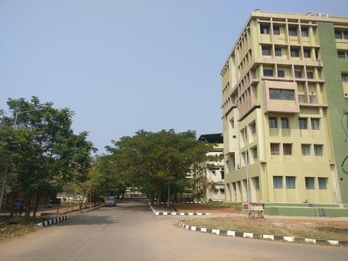
#> input picture Input_Images/build_left.jpg, 348 x 261 px
$ python image_stitching.py   (older library calls are emulated)
#> lines starting #> are read from the running program, lines starting #| are printed output that depends on the picture; after the words box and inside, x2 and y2 are one past the last pixel; in counts of white or black regions, pixels touching at a corner belong together
### Code/harris.py
    #!/usr/bin/env python3
# -*- coding: utf-8 -*-
"""
Created on Sat Jan 13 17:55:58 2018

@author: vignesh
"""

import cv2
import numpy as np

# 0 Mean 2D Gaussian
def gauss_2D(i, j, sigma):
    return np.exp(-(i * i + j * j) / (2 * sigma * sigma)) / (2 * np.pi * sigma * sigma)


# 2D Gaussian kernel
def gaussian_kernel_2D(sigma, kernel_size):
    pad = int(kernel_size / 2)
    weights = [ [gauss_2D(i, j, sigma) for j in range(-pad, pad + 1)] for i in range(-pad, pad + 1) ]
    weights = np.array(weights)
    weights /= np.sum(weights)
    return weights


def sobel_filtering(I, kernel_size):
    sobel_x = cv2.Sobel(I, cv2.CV_64F, 1, 0, ksize = kernel_size)
    # disp(np.abs(sobel_x))
    sobel_y = cv2.Sobel(I, cv2.CV_64F, 0, 1, ksize = kernel_size)
    # disp(np.abs(sobel_y))
    return sobel_x, sobel_y


def harris_corner_detector(I, nhood, k, kernel_size, gauss = False):
    # Make BGR to GRAY
    gray = cv2.cvtColor(I, cv2.COLOR_BGR2GRAY)
    # Apply Gaussian blur
    blur_I = cv2.GaussianBlur(gray, (kernel_size, kernel_size), 0)
    # Get dimensions
    rows = I.shape[0]
    cols = I.shape[1]
    # Apply Sobel filter in x and y directions
    sobel_x, sobel_y = sobel_filtering(blur_I, 3)
    IxIx = sobel_x * sobel_x
    IyIy = sobel_y * sobel_y
    IxIy = sobel_x * sobel_y
    if gauss:
        weights = gaussian_kernel_2D(1, nhood)
    else:
        weights = np.ones((nhood, nhood)) / (nhood * nhood)
    pad = int(nhood / 2)
    corners = []
    for i in range(pad, rows - pad):
        for j in range(pad, cols - pad):
            xx = weights * IxIx[i - pad : i + pad + 1, j - pad : j + pad + 1]
            yy = weights * IyIy[i - pad : i + pad + 1, j - pad : j + pad + 1]
            xy = weights * IxIy[i - pad : i + pad + 1, j - pad : j + pad + 1]
            M_00 = xx.sum()
            M_01 = xy.sum()
            M_10 = xy.sum()
            M_11 = yy.sum()
            M = np.array([[M_00, M_01],[M_10, M_11]])
            det = np.linalg.det(M)
            trace = np.matrix.trace(M)
            R = det - k * (trace ** 2)
            corners.append([i, j, R])
    return np.array(corners)


def plot_corners_on_image(I, corners, circle = False):
    corner_I = I.copy()
    for point in corners:
        i = int(point[0])
        j = int(point[1])
        if circle:
            cv2.circle(corner_I, (j, i), 2, (0, 0, 255), -1)
        else:
            corner_I[i][j] = (0, 0, 255)
    return corner_I

### Code/image_stitching.py
#!/usr/bin/env python3
# -*- coding: utf-8 -*-
"""
Created on Fri Jan 26 23:21:04 2018

@author: vignesh
"""

from harris import harris_corner_detector
from harris import plot_corners_on_image
from harris import np
from harris import cv2


def disp(I):
    I = np.uint8(I)
    cv2.imshow('image', I)
    cv2.waitKey(0)


# Stitching original image with warped image
def stitch(org, warp):
    stitched = np.zeros(org.shape, dtype = np.uint8)
    for i in range(org.shape[0]):
        for j in range(org.shape[1]):
            if not np.array_equal(warp[i, j], [0, 0, 0]):
                stitched[i, j, :] = warp[i, j, :]
            else:
                stitched[i, j, :] = org[i, j, :]
    return stitched


# Compute feature points
def compute_features(img_src, img_dst):

    # Features of source
    src_corners = harris_corner_detector(img_src, 3, 0.04, 5, True)
    src_corners = src_corners[np.where(src_corners[:, 2] > 0.03 * np.max(src_corners[:, 2]))]
    src_corner_img = plot_corners_on_image(img_src, src_corners, False)
    disp(src_corner_img)

    # Features of destination
    dst_corners = harris_corner_detector(img_dst, 3, 0.04, 5, True)
    dst_corners = dst_corners[np.where(dst_corners[:, 2] > 0.01 * np.max(dst_corners[:, 2]))]
    dst_corner_img = plot_corners_on_image(img_dst, dst_corners, False)
    disp(dst_corner_img)

    # Choose feature points in (row, col) format
    src_corners = np.array([[22, 259], [22, 272], [22, 287], [23, 300], [24, 311], [43, 261], [44, 273], [45, 289], [46, 302], [47, 314], [64, 262], [64, 276], [65, 293], [65, 305], [67, 316], [88, 269], [89, 294], [98, 270], [99, 294], [142, 270], [143, 301], [175, 273], [177, 305], [106, 327], [82, 324], [246, 347]])
    dst_corners = np.array([[151, 823], [159, 837], [167, 853], [175, 865], [180, 874], [175, 819], [181, 834], [189, 850], [195, 863], [201, 872], [198, 815], [203, 832], [211, 850], [216, 861], [221, 871], [225, 818], [235, 846], [238, 818], [246, 845], [285, 807], [291, 842], [322, 802], [324, 838], [259, 874], [236, 875], [388, 865]])

    # Plot them
    src_corner_img = plot_corners_on_image(img_src, src_corners, True)
    disp(src_corner_img)
    #cv2.imwrite('../Output_Images/build_left_harris_26_corners.jpg', src_corner_img)
    dst_corner_img = plot_corners_on_image(img_dst, dst_corners, True)
    disp(dst_corner_img)
    #cv2.imwrite('../Output_Images/build_right_harris_26_corners.jpg', dst_corner_img)
    return src_corners, dst_corners


# Pad destination image
def padded_image(img_dst):
    temp = np.zeros((570, 1160, 3), dtype = np.uint8)
    temp[150 : 411, 800 : 1148, :] = img_dst
    return temp


# Find Homography matrix
def homography(src_corners, dst_corners):
    num_corners = src_corners.shape[0];
    A = np.zeros((2 * num_corners, 9))
    for i in range(num_corners):
        src_r = src_corners[i, 0]
        src_c = src_corners[i, 1]
        dst_r = dst_corners[i, 0]
        dst_c = dst_corners[i, 1]
        A[2 * i] = (0, 0, 0, -src_r, -src_c, -1, dst_c * src_r, dst_c * src_c, dst_c)
        A[2 * i + 1] = (src_r, src_c, 1, 0, 0, 0, -dst_r * src_r, -dst_r * src_c, -dst_r)
    U, L, V_t = np.linalg.svd(A)
    return V_t[8].reshape((3, 3)) / V_t[8][8]


# Perspective transformation
def perspective_transform(img_src, H, dst_shape):
    warp = np.zeros(dst_shape)
    for i in range(img_src.shape[0]):
        for j in range(img_src.shape[1]):
            i_transform, j_transform, z_transform = np.dot(H, [i, j, 1])
            # Convert to 2D
            i_transform = int(i_transform / z_transform)
            j_transform = int(j_transform / z_transform)
            if i_transform >= 0 and i_transform < dst_shape[0] and j_transform >= 0 and j_transform < dst_shape[1]:
                warp[i_transform, j_transform] = img_src[i, j]
    return warp


# Warp source image
# if opencv is True, opencv libraries are used for the warp, else the user-defined functions are used
def warp_source(src_corners, dst_corners, dst_shape, opencv = False):
    if opencv:
        # Convert to (x, y) format for opencv
        num_corners = src_corners.shape[0]
        src_corners_opencv = src_corners.copy()
        dst_corners_opencv = dst_corners.copy()
        for i in range(num_corners):
            src_corners_opencv[i, 0], src_corners_opencv[i, 1] = src_corners_opencv[i, 1], src_corners_opencv[i, 0]
            dst_corners_opencv[i, 0], dst_corners_opencv[i, 1] = dst_corners_opencv[i, 1], dst_corners_opencv[i, 0]
        H, status = cv2.findHomography(src_corners_opencv, dst_corners_opencv)
        warp = cv2.warpPerspective(img_src, H, (dst_shape[1], dst_shape[0]))
    else:
        H = homography(src_corners, dst_corners)
        warp = perspective_transform(img_src, H, dst_shape)
        # Closing
        #warp = cv2.morphologyEx(warp, cv2.MORPH_CLOSE, np.ones((3, 3)))
        #cv2.imwrite('../Output_Images/warp_without_opencv_closed.jpg', warp)
    warp_with_corners = plot_corners_on_image(warp, dst_corners, True)
    disp(warp_with_corners)
    #cv2.imwrite('../Output_Images/warp_corners_with_opencv.jpg', warp_with_corners)
    return warp


img_src = cv2.imread('../Input_Images/build_left.jpg')
#> img_src is the input picture: shape (261, 348, 3); mean B, G, R 138.7, 146.8, 145
img_dst = cv2.imread('../Input_Images/build_right.jpg')
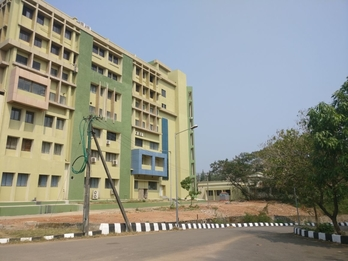
#> input picture Input_Images/build_right.jpg, 348 x 261 px
#> img_dst is the input picture: shape (261, 348, 3); mean B, G, R 134.6, 145.2, 144.2
img_dst_pad = padded_image(img_dst)
src_corners, dst_corners = compute_features(img_src, img_dst_pad)
#> in harris_corner_detector, `IxIy = sobel_x * sobel_y`:
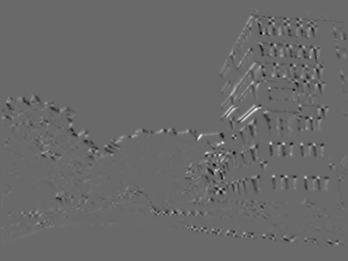
#> IxIy: shape (261, 348) float64; min -49725, max 70104, mean -46.3; drawn with min black and max white
#> after the loop in harris_corner_detector, `for i in range(pad, rows - pad):`: corners = 89614 items
#> in compute_features, `src_corners = src_corners[np.where(src_corners[:, 2] > 0.03 * np.max(s..`: src_corners = 2495 rows, first 8: [15, 251, 37993560.4], [16, 251, 80861388.2], [17, 251, 63116502.5], [17, 252, 75827985.6], [17, 256, 78926794.1], [17, 257, 47396585.4], [17, 269, 117436552.3], [17, 270, 81122483.1]
#> the loop in plot_corners_on_image, `for point in corners:` made 2495 passes
#> (point, i, j) on passes 1 to 3: ([15, 251, 37993560.4], 15, 251), ([16, 251, 80861388.2], 16, 251), ([17, 251, 63116502.5], 17, 251)
#> after the loop in plot_corners_on_image, `for point in corners:`: corner_I: shape (261, 348, 3); 2.75% of pixels changed, all inside (x1, y1, x2, y2) = (6, 15, 344, 244)
#> call 2 of harris_corner_detector, with nhood = 3, k = 0.04, kernel_size = 5, gauss = True
#> in harris_corner_detector (call 2), `IxIx = sobel_x * sobel_x`:
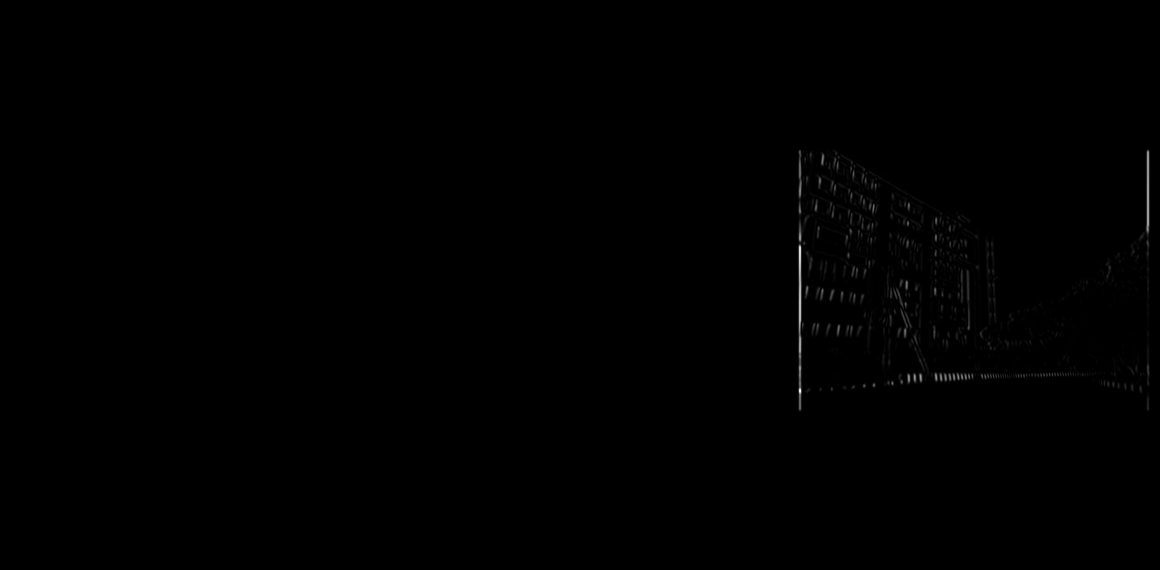
#> IxIx: shape (570, 1160) float64; min 0, max 314721, mean 699.9; drawn with min black and max white
#> after the loop in harris_corner_detector (call 2), `for i in range(pad, rows - pad):`: corners = 657744 items
#> the loop in plot_corners_on_image (call 2), `for point in corners:` made 4944 passes
#> (point, i, j) on passes 1 to 3: ([149, 799, 20254863.8], 149, 799), ([149, 800, 111999598.9], 149, 800), ([149, 801, 89774393.3], 149, 801)
#> after the loop in plot_corners_on_image (call 2), `for point in corners:`: corner_I: shape (570, 1160, 3); mean B, G, R 17.8, 19, 20.8
#> after the loop in plot_corners_on_image (call 3), `for point in corners:`: corner_I: shape (261, 348, 3); 0.37% of pixels changed, all inside (x1, y1, x2, y2) = (257, 20, 348, 249)
#> call 4 of plot_corners_on_image, with corners = array of shape (26, 2), circle = True
#> after the loop in plot_corners_on_image (call 4), `for point in corners:`:
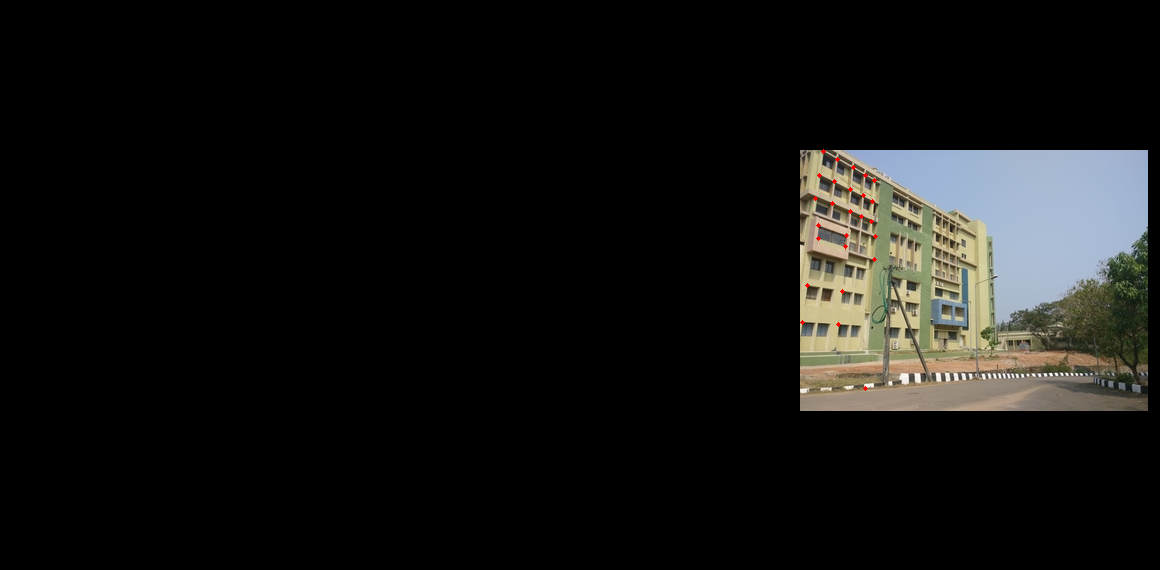
#> corner_I: shape (570, 1160, 3); mean B, G, R 18.4, 19.9, 19.9
#> src_corners = 26 pairs, first value 22 to 246, second value 259 to 347; dst_corners = 26 pairs, first value 151 to 388, second value 802 to 875
warp = warp_source(src_corners, dst_corners, img_dst_pad.shape, True)
#> in warp_source, `src_corners_opencv = src_corners.copy()`: src_corners_opencv has the same summary as src_corners outside warp_source
#> in warp_source, `dst_corners_opencv = dst_corners.copy()`: dst_corners_opencv has the same summary as dst_corners outside warp_source
#> after the loop in warp_source, `for i in range(num_corners):`: dst_corners_opencv = 26 pairs, first value 802 to 875, second value 151 to 388; src_corners_opencv = 26 pairs, first value 259 to 347, second value 22 to 246
#> in warp_source, `H, status = cv2.findHomography(src_corners_opencv, dst_corners_opencv)`: H = [[38.28, -5.19, -2053.5], [10.69, 9.37, -1551.1], [0.0328, -0.00358, 1]]; status = 26 values from 1 to 1
#> the loop in plot_corners_on_image (call 5), `for point in corners:` made 26 passes
#> (i, j) on passes 1 to 12: (151, 823), (159, 837), (167, 853), (175, 865), (180, 874), (175, 819), (181, 834), (189, 850), (195, 863), (201, 872), (198, 815), (203, 832)
#> after the loop in plot_corners_on_image (call 5), `for point in corners:`:
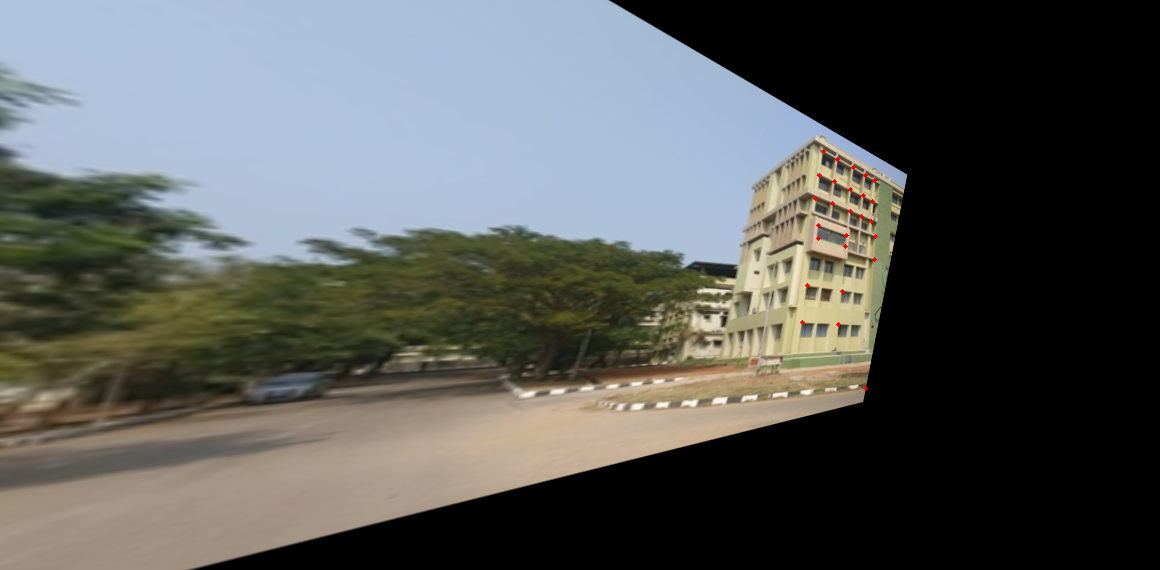
#> corner_I: shape (570, 1160, 3); mean B, G, R 89.2, 91.2, 88.7
stitched = stitch(img_dst_pad, warp)
#> after the loop in stitch, `for i in range(org.shape[0]):`:
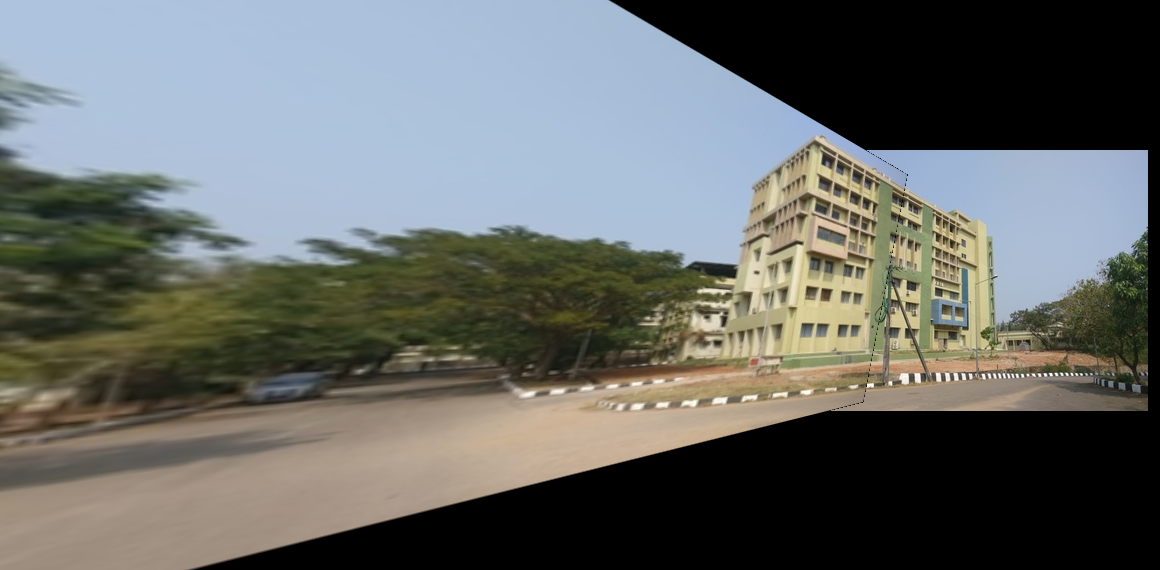
#> stitched: shape (570, 1160, 3); mean B, G, R 103.8, 106.3, 103.3
stitched = plot_corners_on_image(stitched, dst_corners, True)
#> the loop in plot_corners_on_image (call 6), `for point in corners:` made 26 passes
#> after the loop in plot_corners_on_image (call 6), `for point in corners:`:
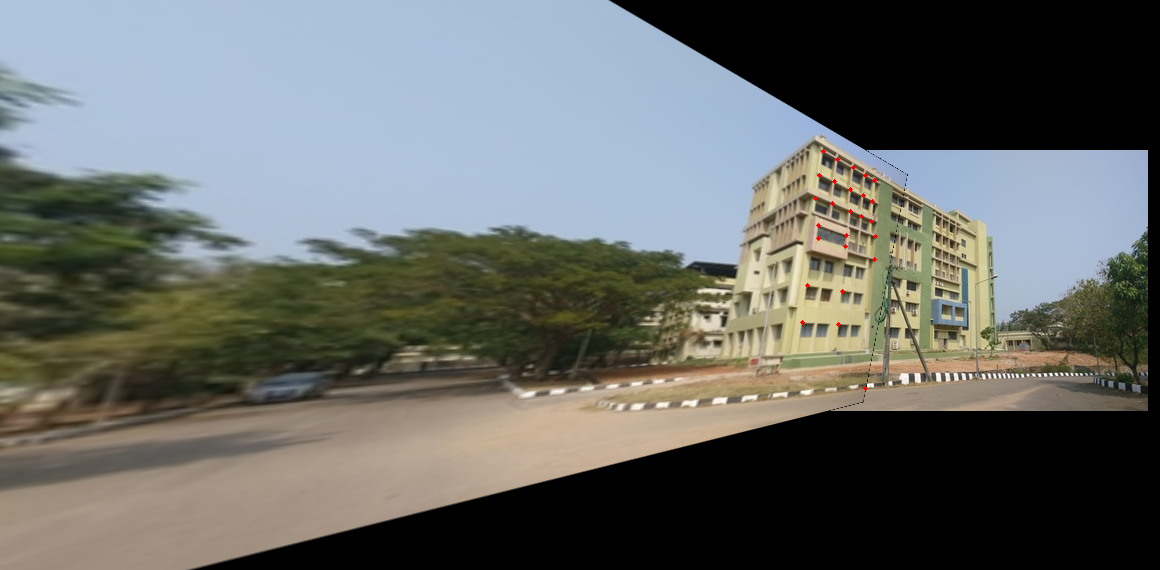
#> corner_I: shape (570, 1160, 3); 0.05% of pixels changed, all inside (x1, y1, x2, y2) = (800, 149, 878, 391)
disp(stitched)
#cv2.imwrite('../Output_Images/build_stitched_with_opencv.jpg', stitched)
cv2.destroyAllWindows()
